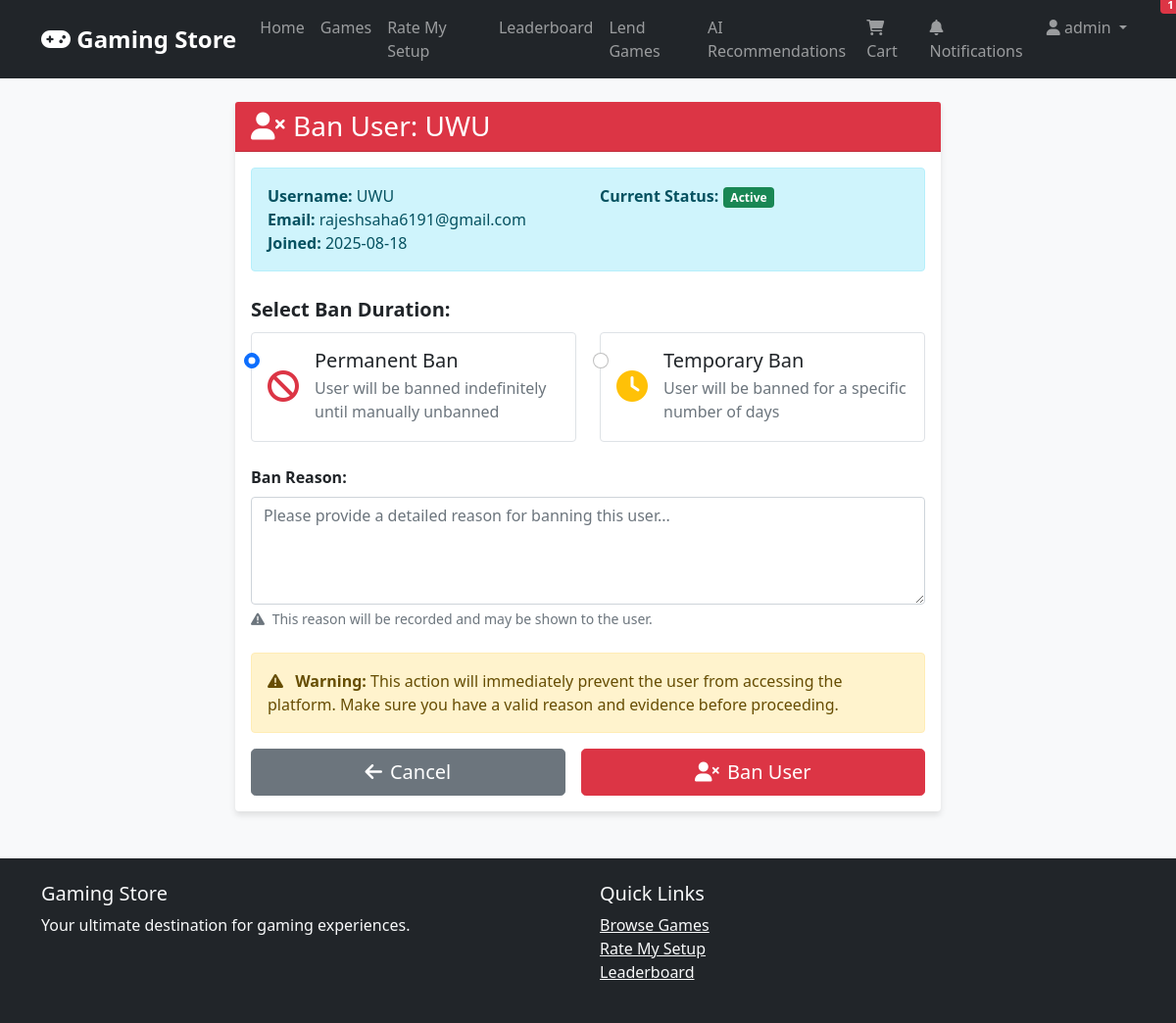
Screenshot of /admin/ban_user_page/2 (signed in) with the database file from the repository.
### app.py (models this page shows, shortened)
class User(db.Model):
    id = db.Column(db.Integer, primary_key=True)
    username = db.Column(db.String(80), unique=True, nullable=False)
    email = db.Column(db.String(120), unique=True, nullable=False)
    password_hash = db.Column(db.String(120), nullable=False)
    is_admin = db.Column(db.Boolean, default=False)
    popularity_points = db.Column(db.Integer, default=0)
    profile_picture = db.Column(db.String(200), default='default.jpg')
    bio = db.Column(db.Text)
    created_at = db.Column(db.DateTime, default=datetime.utcnow)
    is_banned = db.Column(db.Boolean, default=False)
    banned_at = db.Column(db.DateTime)
    banned_by = db.Column(db.Integer, db.ForeignKey('user.id'))
    ban_reason = db.Column(db.Text)
    ban_duration_days = db.Column(db.Integer)  # NULL for permanent, number for temporary

### app.py (the view)
@app.route('/admin/ban_user_page/<int:user_id>')
@login_required
def admin_ban_user_page(user_id):
    if not current_user.is_admin:
        flash('Access denied')
        return redirect(url_for('index'))
    user = User.query.get_or_404(user_id)
    if user.is_admin:
        flash('Cannot ban admin users')
        return redirect(url_for('admin_users'))
    return render_template('ban_user.html', user=user)

### app.py (called while the page is built, shortened)
@login_manager.user_loader
def load_user(user_id):
    return User.query.get(int(user_id))

def check_expired_bans():
    current_time = datetime.utcnow()
    expired_bans = User.query.filter(
        User.is_banned == True,
        User.ban_duration_days.isnot(None),
        User.banned_at.isnot(None)
    ).all()
    if expired_bans:
        db.session.commit()
        return len(expired_bans)
    return 0

@app.before_request
def check_overdue_before_request():
    if request.endpoint in (None, 'static'):
        return
    if current_user.is_authenticated:
        check_expired_bans()
        if getattr(current_user, 'is_banned', False):
            allowed_endpoints = {
                'logout', 'banned', 'static', 'mark_notification_read', 'clear_all_notifications'
            }
            if request.endpoint not in allowed_endpoints:
                return redirect(url_for('banned'))
    if current_user.is_authenticated and not current_user.is_admin:
        check_overdue_games()

### templates/ban_user.html (shortened to what this page needs)
{% extends "base.html" %}
{% block content %}
<div class="container mt-4">
    <div class="row justify-content-center">
        <div class="col-md-8">
            <div class="card border-danger">
                <div class="card-header bg-danger text-white">
                    <h3 class="mb-0">
                        <i class="fas fa-user-times me-2"></i>Ban User: {{ user.username }}
                    </h3>
                </div>
                <div class="card-body">
                    <div class="alert alert-info mb-4">
                        <div class="row">
                            <div class="col-md-6">
                                <strong>Username:</strong> {{ user.username }}<br>
                                <strong>Email:</strong> {{ user.email }}<br>
                                <strong>Joined:</strong> {{ user.created_at.strftime('%Y-%m-%d') }}
                            </div>
                            <div class="col-md-6">
                                <strong>Current Status:</strong>
                                {% if user.is_banned %}
                                    <span class="badge bg-dark">BANNED</span>
                                {% else %}
                                    <span class="badge bg-success">Active</span>
                                {% endif %}
                            </div>
                        </div>
                    </div>
                    <form action="{{ url_for('admin_ban_user', user_id=user.id) }}" method="post">
                        <div class="mb-4">
                            <label class="form-label fw-bold fs-5">Select Ban Duration:</label>
                            <div class="row">
                                <div class="col-md-6">
                                    <div class="form-check border rounded p-3 h-100">
                                        <input class="form-check-input" type="radio" name="ban_type" id="permanent" value="permanent" checked>
                                        <label class="form-check-label" for="permanent">
                                            <div class="d-flex align-items-center">
                                                <i class="fas fa-ban fa-2x text-danger me-3"></i>
                                                <div>
                                                    <h5 class="mb-1">Permanent Ban</h5>
                                                    <p class="text-muted mb-0">User will be banned indefinitely until manually unbanned</p>
                                                </div>
                                            </div>
                                        </label>
                                    </div>
                                </div>
                                <div class="col-md-6">
                                    <div class="form-check border rounded p-3 h-100">
                                        <input class="form-check-input" type="radio" name="ban_type" id="temporary" value="temporary">
                                        <label class="form-check-label" for="temporary">
                                            <div class="d-flex align-items-center">
                                                <i class="fas fa-clock fa-2x text-warning me-3"></i>
                                                <div>
                                                    <h5 class="mb-1">Temporary Ban</h5>
                                                    <p class="text-muted mb-0">User will be banned for a specific number of days</p>
                                                </div>
                                            </div>
                                        </label>
                                    </div>
                                </div>
                            </div>
                        </div>
                        <div class="mb-4">
                            <label for="reason" class="form-label fw-bold">Ban Reason:</label>
                            <textarea class="form-control" id="reason" name="reason" rows="4" required placeholder="Please provide a detailed reason for banning this user..."></textarea>
                            <div class="form-text">
                                <i class="fas fa-exclamation-triangle me-1"></i>
                                This reason will be recorded and may be shown to the user.
                            </div>
                        </div>
                        <div class="alert alert-warning">
                            <i class="fas fa-exclamation-triangle me-2"></i>
                            <strong>Warning:</strong> This action will immediately prevent the user from accessing the platform.
                            Make sure you have a valid reason and evidence before proceeding.
                        </div>
                        <div class="d-flex gap-3">
                            <a href="{{ url_for('admin_users') }}" class="btn btn-secondary btn-lg flex-fill">
                                <i class="fas fa-arrow-left me-2"></i>Cancel
                            </a>
                            <button type="submit" class="btn btn-danger btn-lg flex-fill" id="banButton">
                                <i class="fas fa-user-times me-2"></i>Ban User
                            </button>
                        </div>
                    </form>
                </div>
            </div>
        </div>
    </div>
</div>
{% endblock %}

### templates/base.html (shortened to what this page needs)
<!DOCTYPE html>
<html lang="en">
<head>
    <link href="https://cdn.jsdelivr.net/npm/bootstrap@5.1.3/dist/css/bootstrap.min.css" rel="stylesheet">
    <link href="https://cdnjs.cloudflare.com/ajax/libs/font-awesome/6.0.0/css/all.min.css" rel="stylesheet">
    <link href="{{ url_for('static', filename='css/style.css') }}" rel="stylesheet">
</head>
<body>
    <nav class="navbar navbar-expand-lg navbar-dark bg-dark">
        <div class="container">
            <a class="navbar-brand" href="{{ url_for('index') }}">
                <i class="fas fa-gamepad"></i> Gaming Store
            </a>
            <div class="collapse navbar-collapse" id="navbarNav">
                <ul class="navbar-nav me-auto">
                    <li class="nav-item">
                        <a class="nav-link" href="{{ url_for('index') }}">Home</a>
                    </li>
                    <li class="nav-item">
                        <a class="nav-link" href="{{ url_for('games') }}">Games</a>
                    </li>
                    <li class="nav-item">
                        <a class="nav-link" href="{{ url_for('setups') }}">Rate My Setup</a>
                    </li>
                    <li class="nav-item">
                        <a class="nav-link" href="{{ url_for('leaderboard') }}">Leaderboard</a>
                    </li>
                    {% if current_user.is_authenticated %}
                    <li class="nav-item">
                        <a class="nav-link" href="{{ url_for('lend_games') }}">Lend Games</a>
                    </li>
                    <li class="nav-item">
                        <a class="nav-link" href="{{ url_for('ai_recommendations') }}">AI Recommendations</a>
                    </li>
                    {% endif %}
                </ul>
                <ul class="navbar-nav">
                    {% if current_user.is_authenticated %}
                    <li class="nav-item">
                        <a class="nav-link" href="{{ url_for('cart') }}">
                            <i class="fas fa-shopping-cart"></i> Cart
                        </a>
                    </li>
                    <li class="nav-item">
                        <a class="nav-link" href="{{ url_for('user_notifications') }}">
                            <i class="fas fa-bell"></i> Notifications
                            <span class="badge bg-danger notification-badge" id="notificationBadge" style="display: none;"></span>
                        </a>
                    </li>
                    <li class="nav-item dropdown">
                        <a class="nav-link dropdown-toggle" href="#" id="navbarDropdown" role="button" data-bs-toggle="dropdown">
                            <i class="fas fa-user"></i> {{ current_user.username }}
                        </a>
                    </li>
                    {% endif %}
                </ul>
            </div>
        </div>
    </nav>
    <main class="container mt-4">
        {% block content %}{% endblock %}
    </main>
    <footer class="bg-dark text-light mt-5 py-4">
        <div class="container">
            <div class="row">
                <div class="col-md-6">
                    <h5>Gaming Store</h5>
                    <p>Your ultimate destination for gaming experiences.</p>
                </div>
                <div class="col-md-6">
                    <h5>Quick Links</h5>
                    <ul class="list-unstyled">
                        <li><a href="{{ url_for('games') }}" class="text-light">Browse Games</a></li>
                        <li><a href="{{ url_for('setups') }}" class="text-light">Rate My Setup</a></li>
                        <li><a href="{{ url_for('leaderboard') }}" class="text-light">Leaderboard</a></li>
                    </ul>
                </div>
            </div>
        </div>
    </footer>
</body>
</html>

### static/css/style.css (style rules this page uses)
body { background-color: #f8f9fa; font-family: "Segoe UI", Tahoma, Geneva, Verdana, sans-serif; }
.card { border: none; box-shadow: 0 4px 6px rgba(0, 0, 0, 0.1); transition: transform 0.2s ease-in-out; }
.navbar-brand { font-weight: bold; font-size: 1.5rem; }
.notification-badge { position: absolute; top: -5px; right: -5px; font-size: 0.7rem; }
.notification-badge { animation: pulse 2s infinite; }

### rows the page displays
User: username "admin"
User: username "UWU", email "rajeshsaha6191@gmail.com", created_at "2025-08-18"
